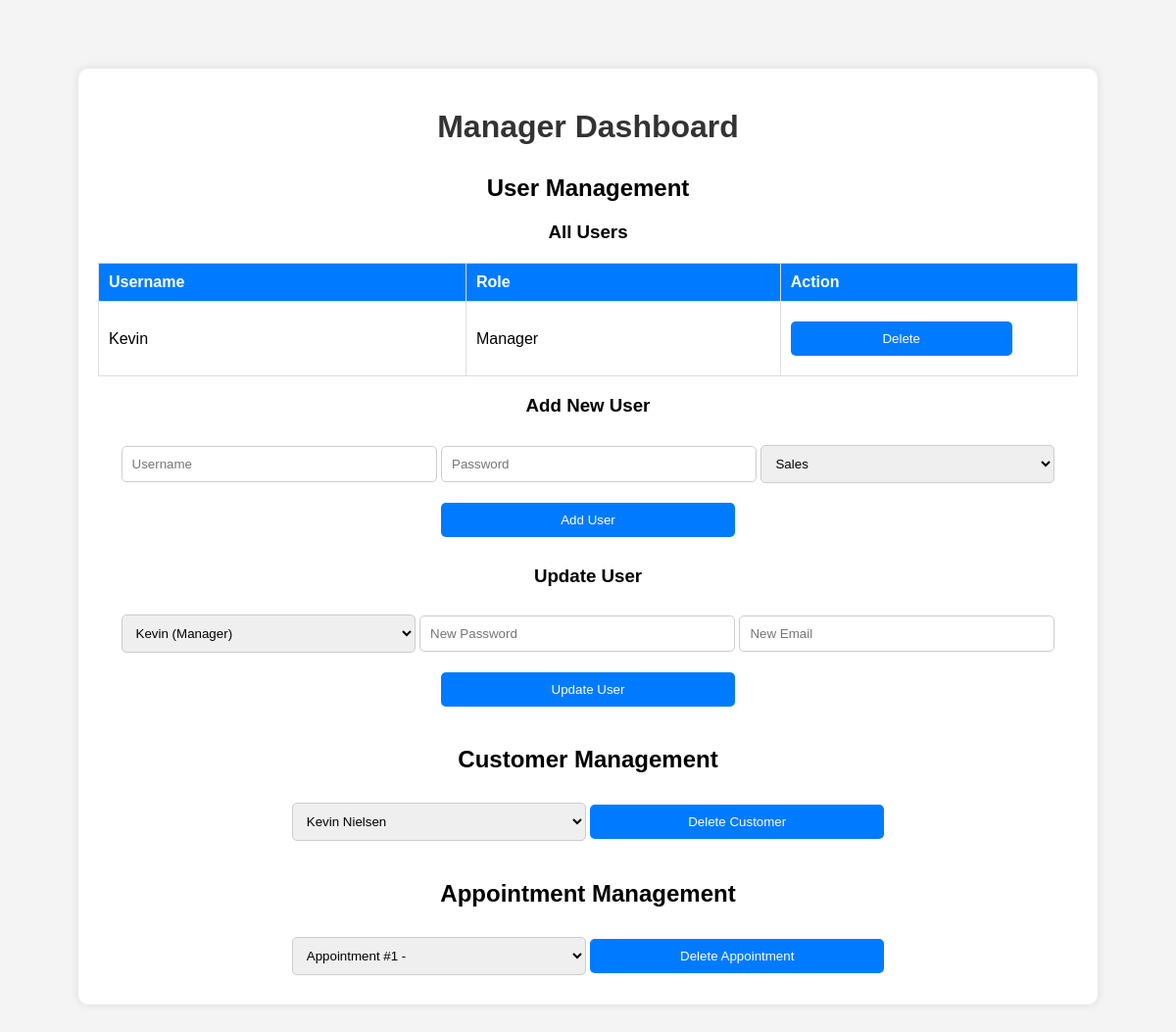
The app's page /manager_dashboard (signed in), older data.
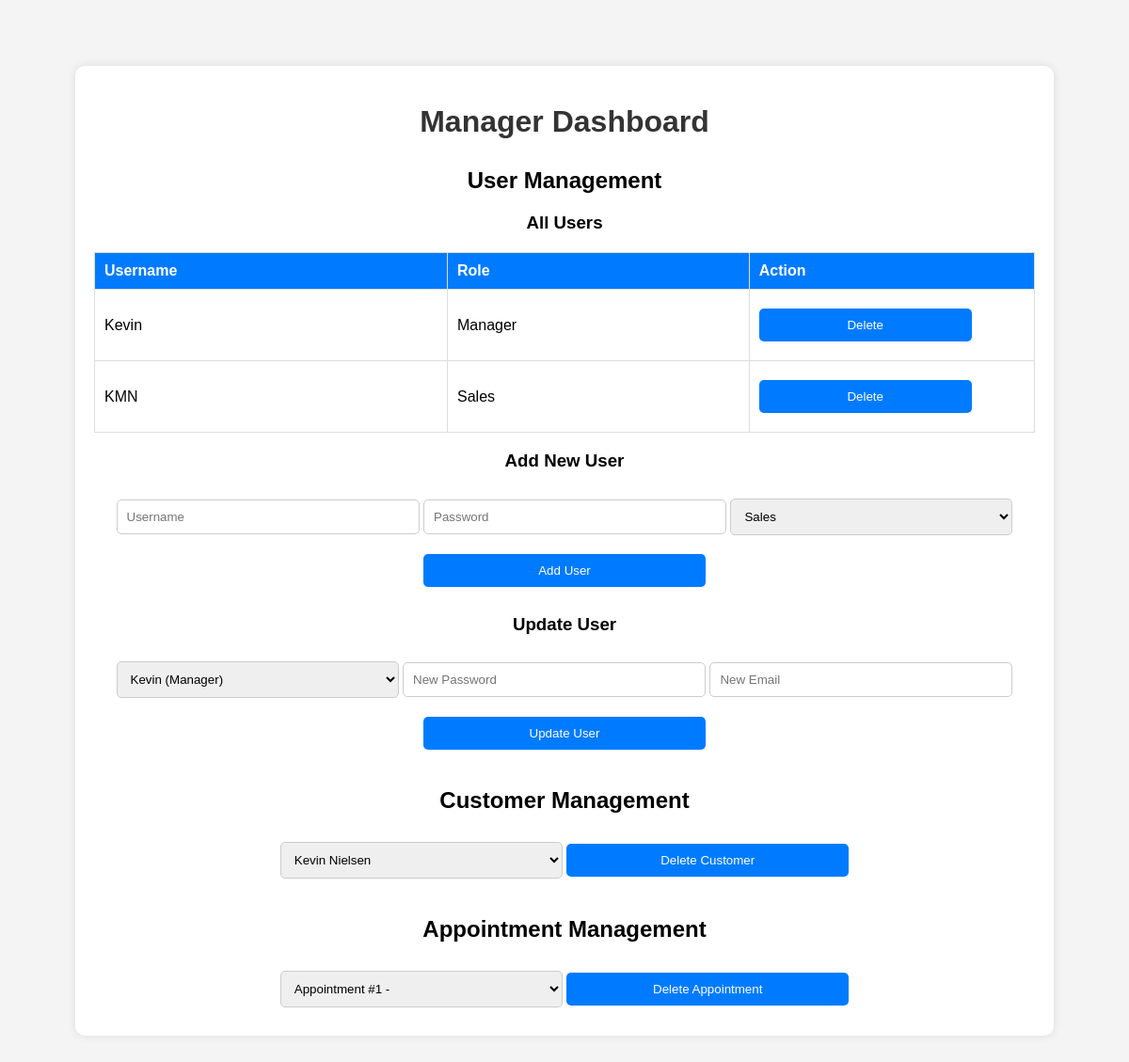
The same page, newer data.
### app.py (models this page shows, shortened)
class User(UserMixin, db.Model):
    id = db.Column(db.Integer, primary_key=True)
    username = db.Column(db.String(150), unique=True, nullable=False)
    password = db.Column(db.String(150), nullable=False)
    role = db.Column(db.String(50), nullable=False)

### app.py (the view)
@app.route('/manager_dashboard', methods=['GET', 'POST'])
@login_required
def manager_dashboard():
    if current_user.role != 'Manager':
        return "Access Denied", 403
    users = User.query.all()
    customers = Customer.query.all()
    appointments = Appointment.query.all()
    if request.method == 'POST':
        handle_manager_form_submission(request.form)
        return redirect(url_for('manager_dashboard'))
    return render_template('manager_dashboard.html', users=users, customers=customers, appointments=appointments)

### app.py (called while the page is built)
@login_manager.user_loader
def load_user(user_id):
    return User.query.get(int(user_id))

### templates/manager_dashboard.html (shortened to what this page needs)
<!DOCTYPE html>
<html lang="en">
<head>
</head>
<body>
    <div class="container">
        <h1>Manager Dashboard</h1>
        <div class="section">
            <h2>User Management</h2>
            <h3>All Users</h3>
            <table>
                <tr>
                    <th>Username</th>
                    <th>Role</th>
                    <th>Action</th>
                </tr>
                {% for user in users %}
                <tr>
                    <td>{{ user.username }}</td>
                    <td>{{ user.role }}</td>
                    <td>
                        <form method="POST">
                            <button type="submit" name="delete_user">Delete</button>
                        </form>
                    </td>
                </tr>
                {% endfor %}
            </table>
            <form method="POST">
                <h3>Add New User</h3>
                <input type="text" name="username" placeholder="Username" required>
                <input type="password" name="password" placeholder="Password" required>
                <select name="role">
                    <option value="Sales">Sales</option>
                </select>
                <button type="submit" name="add_user">Add User</button>
            </form>
            <form method="POST">
                <h3>Update User</h3>
                <select name="user_id">
                    {% for user in users %}
                        <option value="{{ user.id }}">{{ user.username }} ({{ user.role }})</option>
                    {% endfor %}
                </select>
                <input type="password" name="new_password" placeholder="New Password">
                <input type="text" name="new_email" placeholder="New Email">
                <button type="submit" name="update_user">Update User</button>
            </form>
        </div>
        <div class="section">
            <h2>Customer Management</h2>
            <form method="POST">
                <select name="customer_id">
                    {% for customer in customers %}
                        <option value="{{ customer.id }}">{{ customer.first_name }} {{ customer.last_name }}</option>
                    {% endfor %}
                </select>
                <button type="submit" name="delete_customer">Delete Customer</button>
            </form>
        </div>
        <div class="section">
            <h2>Appointment Management</h2>
            <form method="POST">
                <select name="appointment_id">
                    {% for appointment in appointments %}
                        <option value="{{ appointment.id }}">Appointment #{{ appointment.id }} - {{ appointment.date }}</option>
                    {% endfor %}
                </select>
                <button type="submit" name="delete_appointment">Delete Appointment</button>
            </form>
        </div>
    </div>
</body>
</html>

### templates/manager_dashboard.html (style rules this page uses)
body { font-family: Arial, sans-serif; text-align: center; background-color: #f4f4f4; margin: 0; padding: 20px; }
.container { max-width: 1000px; margin: 50px auto; padding: 20px; background-color: #ffffff; border-radius: 10px; box-shadow: 0 0 10px rgba(0, 0, 0, 0.1); }
h1 { color: #333; }
.section { margin-top: 30px; }
table { width: 100%; border-collapse: collapse; margin-top: 20px; }
table, th, td { border: 1px solid #ddd; }
th, td { padding: 10px; text-align: left; }
th { background-color: #007bff; color: white; }
form { display: inline; }
input, select, button { margin: 10px 0; padding: 10px; width: 80%; max-width: 300px; border: 1px solid #ccc; border-radius: 5px; }
button { background-color: #007bff; color: #fff; border: none; cursor: pointer; transition: background-color 0.3s ease; }

Row changes from the older to the newer data that the page shows:
added User: username "KMN", role "Sales"
